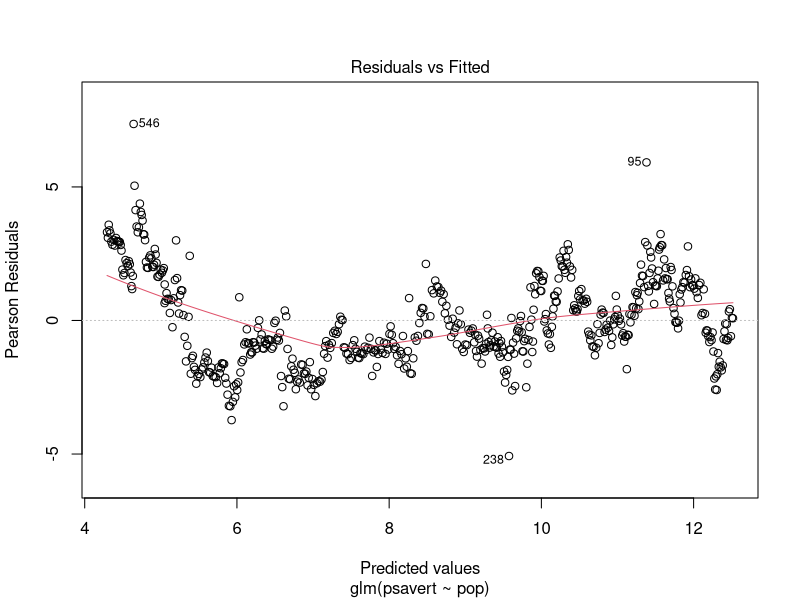
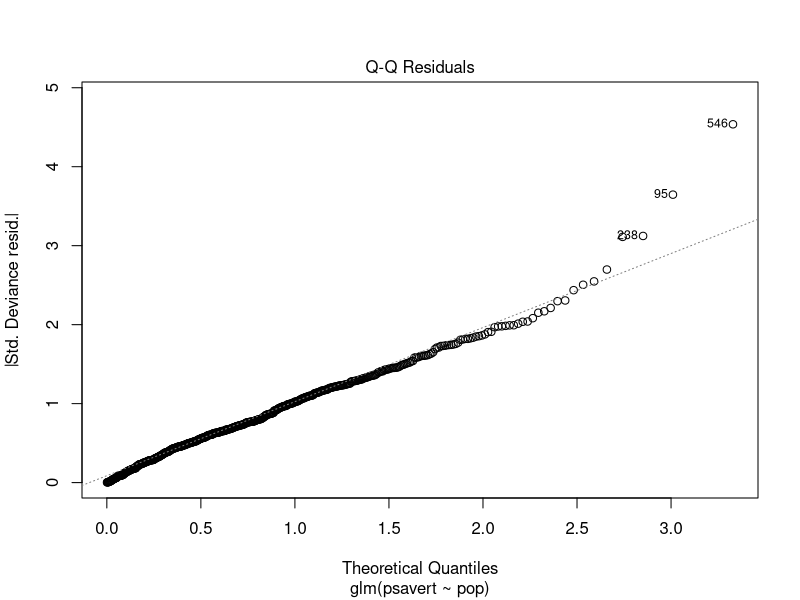
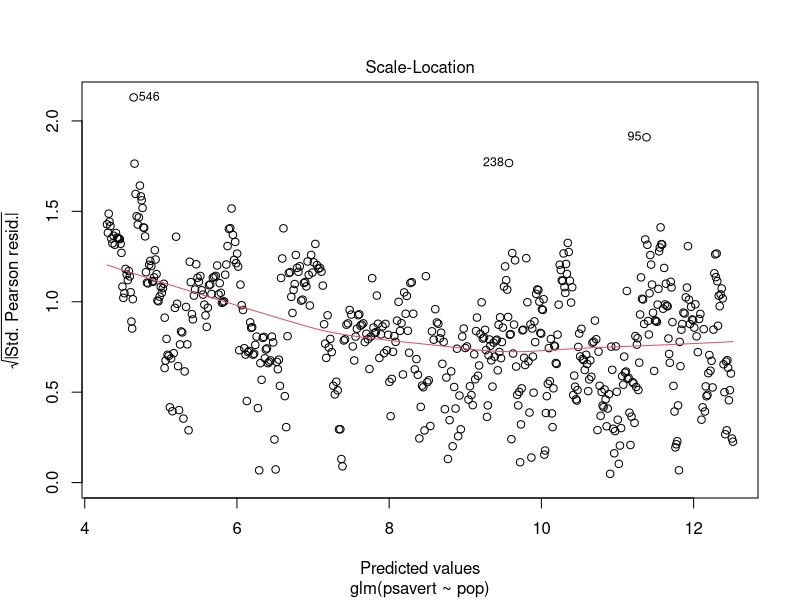
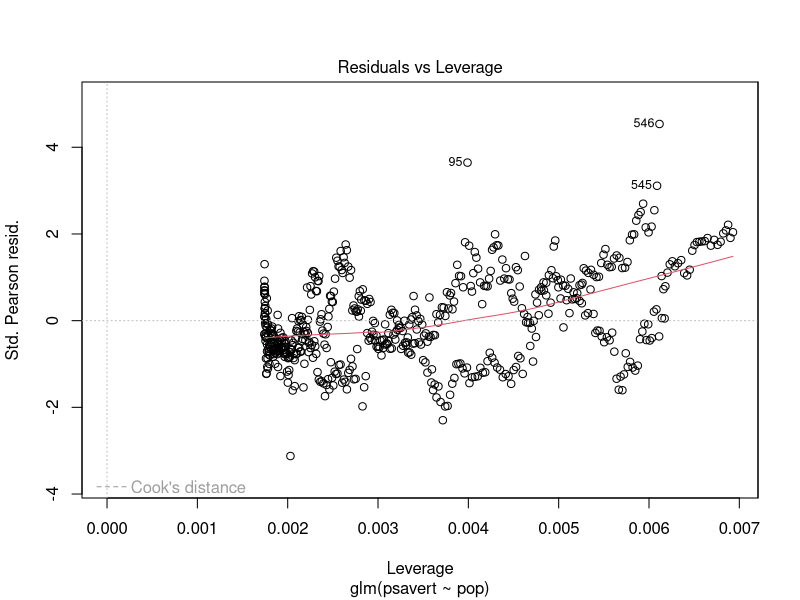
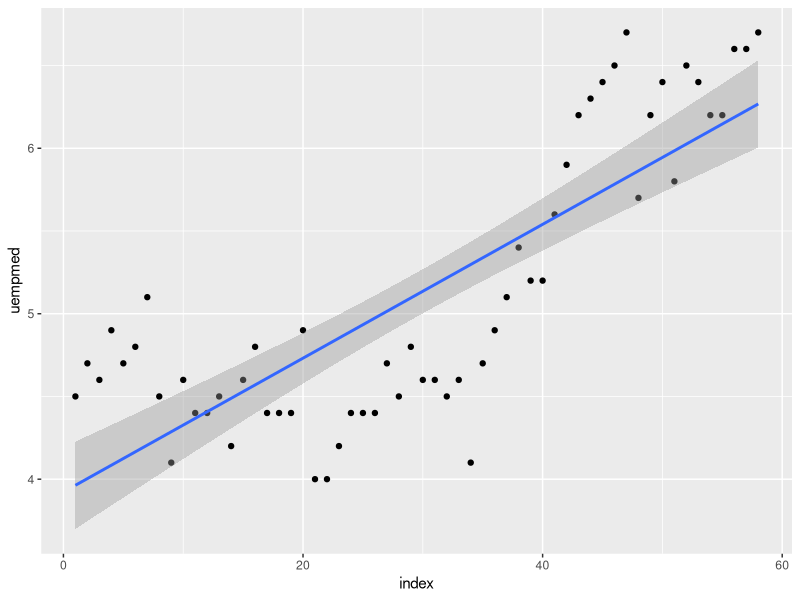
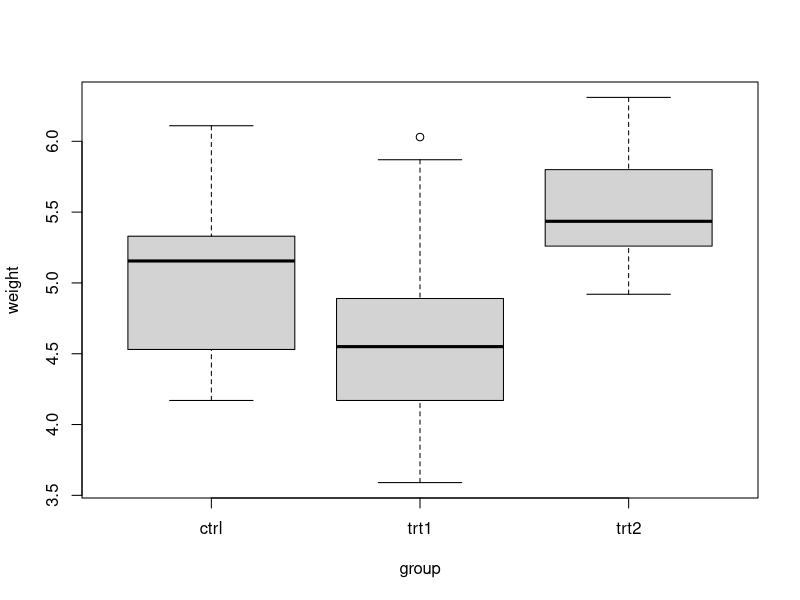
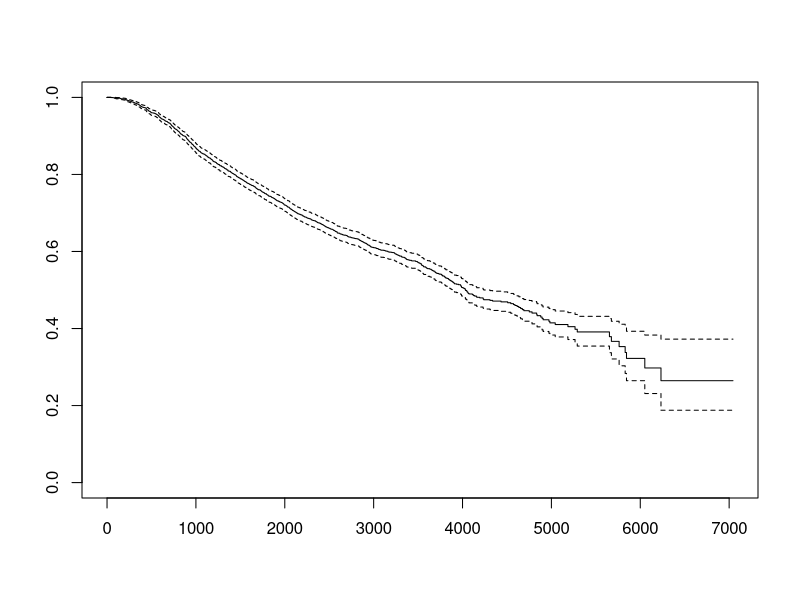
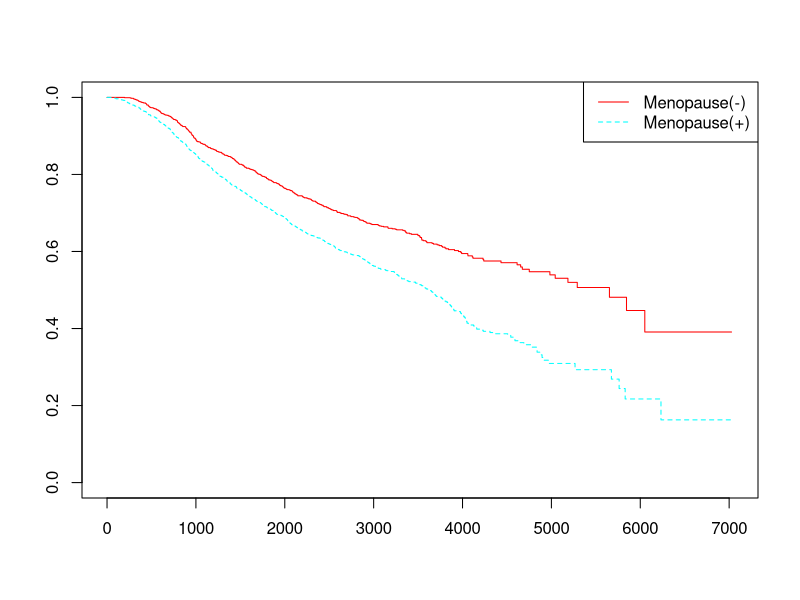

Generate these figures, in order, with R: (Note: this script raises an error after producing the figures.)
## ---- chunk 1
library(survival)
data("rotterdam")
group1 <- rotterdam[ rotterdam$grade == 2, "age"]
group2 <- rotterdam[ rotterdam$grade != 2, "age"]
t.test(group1, group2) ## unmatched 임의의 두개의 vector로 비교
## ---- chunk 2
t.test(age~meno,data=rotterdam) ## matched 한개의 데이터프레임에서 paired t-test
## ---- chunk 3
table(rotterdam[,c("hormon","size")])
## ---- chunk 4
chisq.test(table(rotterdam[,c("hormon","size")]), correct = TRUE)
## ---- chunk 5
chisq.test(rotterdam$hormon, rotterdam$chemo)
## ---- chunk 6
x <- matrix(c(12, 5, 7, 7), ncol = 2) ## matrix를 만들어서 검정하는 방법
x
## ---- chunk 7
chisq.test(x)$p.value ## chisq test의 결과물은 list이다 여기서 p.value 부분만 출력
## ---- chunk 8
chisq.test(x, simulate.p.value = TRUE, B = 10000)$p.value
## ---- chunk 9
suppressMessages(library(ggplot2))
data(economics, package="ggplot2")
economics$index <- 1:nrow(economics) # create index variable
glm_model1 <- glm(psavert~pop, data = economics)
summary(glm_model1)
## ---- chunk 10
anova(glm_model1)
## ---- chunk 11
plot(glm_model1)
## ---- chunk 12
economics <- economics[1:58,]
library(ggplot2)
ggplot(data=economics, aes(x=index, y=uempmed))+
geom_point()+
geom_smooth(method = "lm")
## ---- chunk 13
suppressMessages(library(psych))
PlantGrowth ## 내장 dataset
## ---- chunk 14
plot(weight~group, data = PlantGrowth) ## Boxplot으로 자동으로 그려준다.
## ---- chunk 15
with(PlantGrowth, describeBy(weight,group))
## ---- chunk 16
bartlett.test(PlantGrowth$weight ~ PlantGrowth$group) ## 등분산 가정을 체크함
## ---- chunk 17
aov_model <- aov(weight~group, data = PlantGrowth)
summary(aov_model)
## ---- chunk 18
res <- cor.test(economics$index, economics$uempmed, method = "pearson")
res
## ---- chunk 19
res$p.value ## res는 리스트형태로 나오는 결과물이다. 여기에서 필요한 값만 골라냄
## ---- chunk 20
res$estimate
## ---- chunk 21
res2 <- cor.test(economics$index, economics$uempmed, method = "spearman")
res2
## ---- chunk 22
res3 <- cor.test(economics$index, economics$uempmed, method = "kendall")
res3
## ---- chunk 23
km <- Surv(rotterdam$dtime, event = rotterdam$death) ## default type : "right"
plot(km) ## km - Surv class (time, status) 가지고 있는 리스트
## ---- chunk 24
median(km); mean(km) ## Surv 객체에 대한 method 함수들이 있다. plot.Surv포함
## ---- chunk 25
km_fit <- survfit(km~rotterdam$meno)
summary(km_fit, c(365*1:19)) ### 정해진 time에 맞는 생존테이블표를 만든다.
## ---- chunk 26
suppressMessages(library(survminer))
plot(km_fit, col = rainbow(2), lty=1:2)
legend("topright", legend = c("Menopause(-)","Menopause(+)"),
       col= rainbow(2), lty=1:2)
library(survminer)
ggsurvplot(km_fit, data = rotterdam,
           conf.int = T, xscale = 365.2425, ## xscale can be "d_y"
           break.x.by = 5*365.2425,
           pval = T, pval.size =4, surv.median.line = "hv",
           risk.table = FALSE, ## if TRUE, risk table is displayed under graph
           legend.title="Menopause", legend.labs=c("No","Yes"),
           palette = c("#E7B800", "#2E9FDF"),)
## ---- chunk 27
args(coxph)
## ---- chunk 28
library(carData) ## Rossi data set 이용하기 위해서 사용
suppressMessages(library(car)) ## Anova function
colnames(Rossi) # emp1-52 : factor (yes or no)
## ---- chunk 29
cox_model1 <- coxph(Surv(week, arrest) ~
fin + age + race + wexp + mar + paro + prio,
data = Rossi)
summary(cox_model1)
## ---- chunk 30
Anova(cox_model1)
## ---- chunk 31
anova(cox_model1)
## ---- chunk 32
plot(survfit(cox_model1), ylim = c(0.6,1),xlab = "weeks",
ylab = "Proportion not rearrested")
## ---- chunk 33
Rossi.fin <- with(Rossi, data.frame(fin=c(0, 1),
age=rep(mean(age), 2), race=rep(mean(race == "other"), 2),
wexp=rep(mean(wexp == "yes"), 2), mar=rep(mean(mar == "not married"), 2),
paro=rep(mean(paro == "yes"), 2), prio=rep(mean(prio), 2)))
## fin = 0,1 이것을 두그룹으로 나누고 나머지 변수들은 평균적인 값으로 고정해 버림
plot(survfit(cox_model1, newdata = Rossi.fin), conf.int = T,
lty = c(1,2), ylim = c(0.6,1),xlab = "weeks",
ylab = "Proportion not rearrested", col = c("blue","red")
)
legend("bottomleft", legend=c("fin = no", "fin = yes"), lty=c(1 ,2),
col=c("blue","red") , inset=0.02)
